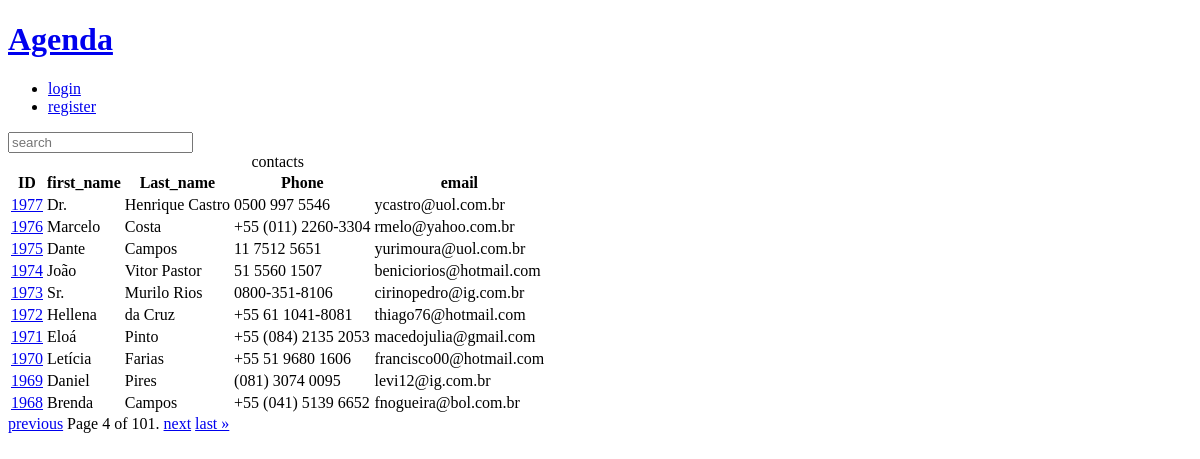
/?page=4&q=, run on the app's committed database.
### contact/models.py (models this page shows, shortened)
class Contact(models.Model):
    first_name = models.CharField(max_length=50)
    last_name = models.CharField(max_length=50,blank=True)
    phone = models.CharField(max_length=15)
    email = models.EmailField(max_length=254, blank=True)
    created_date = models.DateTimeField(default=timezone.now)
    description = models.TextField(blank=True)
    show = models.BooleanField(default=True)
    picture = models.ImageField(upload_to='pictures/%Y/%m', blank=True, null=True)
    Category = models.ForeignKey(
        category,
        on_delete=models.SET_NULL,
        blank=True,
        null=True,
        )
    owner = models.ForeignKey(
        User,
        on_delete=models.SET_NULL,
        blank=True, null=True
    )

### contact/views/contact_views.py (the view)
# urls.py: path('', views.inedex, name = 'index'),
def inedex (request):
    Contacts = Contact.objects.filter(show = True).order_by('-id')
    paginator = Paginator(Contacts, 10)
    page_number = request.GET.get("page")
    page_obj = paginator.get_page(page_number)
    context = {
        "page_obj": page_obj,
        "site_title" : 'Contatos - '
    }
    return render(
        request,
        "contact/index.html",
        context
        )

### contact/templates/contact/index.html
{% extends "global/base.html" %}
{% block content %}
{% if page_obj %}
    <div class = "responsive-table">
        <table class = "contacts-table">
            <caption class = "table-caption">
                contacts
            </caption>
            <thead>
                <tr class="table-row table-row-header">
                   <th class="table-header">ID</th>
                   <th class="table-header">first_name</th>
                   <th class="table-header">Last_name</th>
                   <th class="table-header">Phone</th>
                   <th class="table-header">email</th>
                </tr>
            </thead>
            <tbody>
                {%for contact in page_obj%}
                    <tr class="table-row">
                        <td class="table-cel">
                         <a
                            class="table-link"
                            href="{% url 'contact:contact' contact.id %}">
                            {{contact.id}}
                         </a>
                        </td>
                        <td class="table-cel">
                            {{contact.first_name}}
                        </td>
                        <td class="table-cel">
                             {{contact.last_name}}
                        </td>
                        <td class="table-cel">
                             {{contact.phone}}
                        </td>
                        <td class="table-cel">
                             {{contact.email}}
                        </td>
                    </tr>
                {% endfor %}
            </tbody>
        </table>
    </div>
    {% else %}
    <div class="single-contact">
      <h1 class="single-contact-name">
        NENHUM CONTATO ECONTRADO
      </h1>
    </div>
{% endif %}
{% endblock content%}

### base_static/global/css/style.css (style rules this page uses)
body { background-color: #ffffff; }
.responsive-table { width: 100%; overflow-x: auto; }

### data on the page
Contact: id "1977", first_name "Dr.", last_name "Henrique Castro", phone "0500 997 5546", email "ycastro@uol.com.br"
Contact: id "1976", first_name "Marcelo", last_name "Costa", phone "+55 (011) 2260-3304", email "rmelo@yahoo.com.br"
Contact: id "1975", first_name "Dante", last_name "Campos", phone "11 7512 5651", email "yurimoura@uol.com.br"
Contact: id "1974", first_name "João", last_name "Vitor Pastor", phone "51 5560 1507", email "beniciorios@hotmail.com"
Contact: id "1973", first_name "Sr.", last_name "Murilo Rios", phone "0800-351-8106", email "cirinopedro@ig.com.br"
Contact: id "1972", first_name "Hellena", last_name "da Cruz", phone "+55 61 1041-8081", email "thiago76@hotmail.com"
Contact: id "1971", first_name "Eloá", last_name "Pinto", phone "+55 (084) 2135 2053", email "macedojulia@gmail.com"
Contact: id "1970", first_name "Letícia", last_name "Farias", phone "+55 51 9680 1606", email "francisco00@hotmail.com"
Contact: id "1969", first_name "Daniel", last_name "Pires", phone "(081) 3074 0095", email "levi12@ig.com.br"
Contact: id "1968", first_name "Brenda", last_name "Campos", phone "+55 (041) 5139 6652", email "fnogueira@bol.com.br"

### other printed values
{{ page_obj.number }} "4"
{{ page_obj.paginator.num_pages }} "101"
